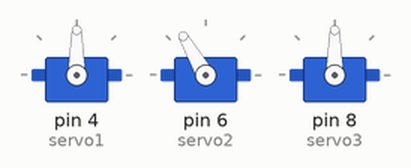
This sketch was run on a simulated Arduino Uno, built with avr-gcc and run on an emulated ATmega328P. On the bench: 3 × servo.

Above: at 0.05 s.
At 2.0 s:
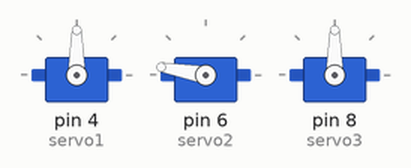
At 2.5 s:
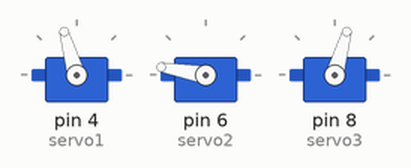
At 3.0 s:
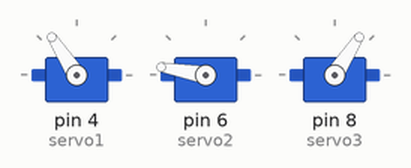
At 3.5 s:
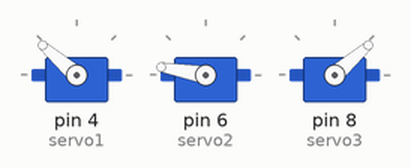
At 4.0 s:
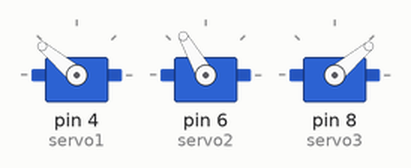
Timing chart, 0 to 5.2 s (numbered marks = the images above):
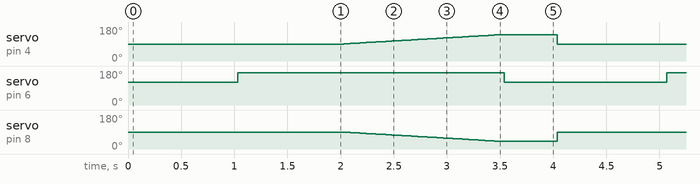

The sketch:

auf_ab_manuell.ino
```cpp
#include <Servo.h>

Servo servo1;  // Linker Servo
Servo servo2;  // Mittlerer Servo (Stift)
Servo servo3;  // Rechter Servo

void setup() {
  // Servos mit den Arduino-Pins verbinden
  servo1.attach(4);  // Linker Servo an Pin 4
  servo2.attach(6);  // Stift-Servo an Pin 6
  servo3.attach(8);  // Rechter Servo an Pin 8

  servo1.write(90);
  servo2.write(120);
  servo3.write(90);
}

void loop() {
  // von oben nach unten
  for (int i=0; i<=50; i=i+1) {
    servo1.write(90+i);
    servo3.write(90-i);
    delay(30);

    if (i==0) {
      delay(1000);
      servo2.write(170);
      delay(1000);
    }
  }
  servo2.write(120);
  delay(500);
}
```

Measured:
- by itself, servo on pin 4 (servo1): ramps from 90° to 140° and jumps back, once every 4.0 s
- by itself, servo on pin 6 (servo2): alternates 170° for 2.5 s and 120° for 1.5 s
- by itself, servo on pin 8 (servo3): ramps from 90° to 40° and jumps back, once every 4.0 s
